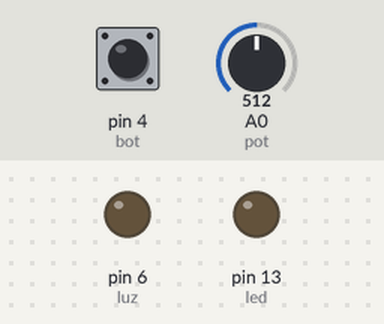
Simulated run of this sketch. Board: Arduino Uno, built with avr-gcc and run on an emulated ATmega328P. Parts: output pins drawn as LEDs (lit = HIGH). The inputs (shaded band) are chosen by the test bench; at power-on: pin 4 (bot) HIGH, A0 (pot) = 512.

Above: at 1.2 s.
1.3 s: pin 4 (bot) pulled LOW for 0.15 s
At 2.5 s:
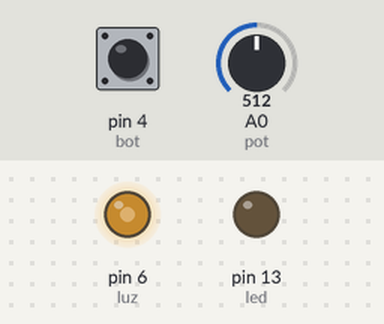
2.9 s: pin 4 (bot) pulled LOW for 1 s
At 3.8 s:
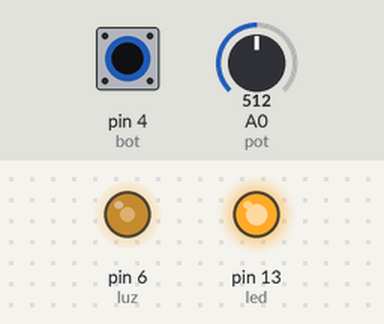
5.4 s: pin 4 (bot) pulled LOW for 0.15 s
At 5.7 s:
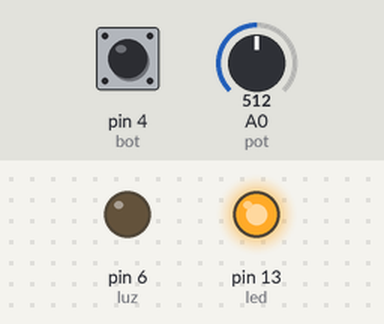
7.0 s: pin 4 (bot) pulled LOW for 3.2 s
At 8.1 s:
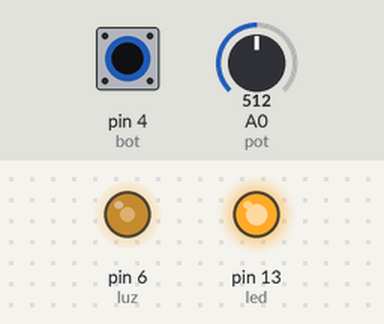
Timing chart, 0 to 10.0 s (numbered marks = the images above; inputs shaded):
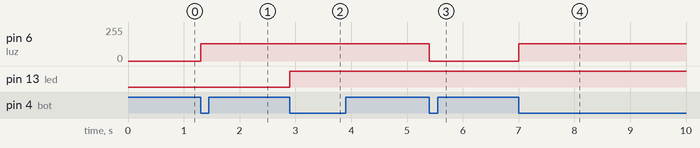

Measured:
- after the input at 1.3 s, pin 6 (luz): 0/255 → 128/255 at once
- after the input at 2.9 s, pin 13 (led): LOW → HIGH at once
- after the input at 5.4 s, pin 6 (luz): 128/255 → 0/255 at once
- after the input at 7.0 s, pin 6 (luz): 0/255 → 128/255 at once

The sketch:

Luminaria_quarto.ino
```cpp
int bot = 4;
int led = 13;
int luz = 6;
int pot = A0;
int comando = 0;
int Pwm = 0;
unsigned long anterior = 0;


void setup(){
  pinMode(bot,INPUT_PULLUP);
  pinMode(led,OUTPUT);
  pinMode(luz,OUTPUT);
   pinMode(pot,INPUT);
  Serial.begin(9600);

}
void loop(){

  int ler = digitalRead(bot);
  if(ler == HIGH){
      comando = (comando < 2? comando+1: 0 );
   delay(150);
   while(ler == HIGH){ler = digitalRead(bot);}
  }

  int valor = analogRead(pot)/4;
  Pwm = valor;

 switch(comando){
  case 0:
  digitalWrite(luz,LOW);
  break;
  case 1:
  analogWrite(luz,Pwm);
  break;
  case 2:
   sleep();
  break;
 }
}

void sleep(){

  digitalWrite(led,HIGH);
  analogWrite(luz,Pwm);

  anterior = (anterior ==0? millis() : anterior = anterior);


  if((millis() - anterior) >= 5000){
  anterior = 0;
   digitalWrite(led,LOW);
   digitalWrite(luz,LOW);
   comando = 0;
  }
}
```
